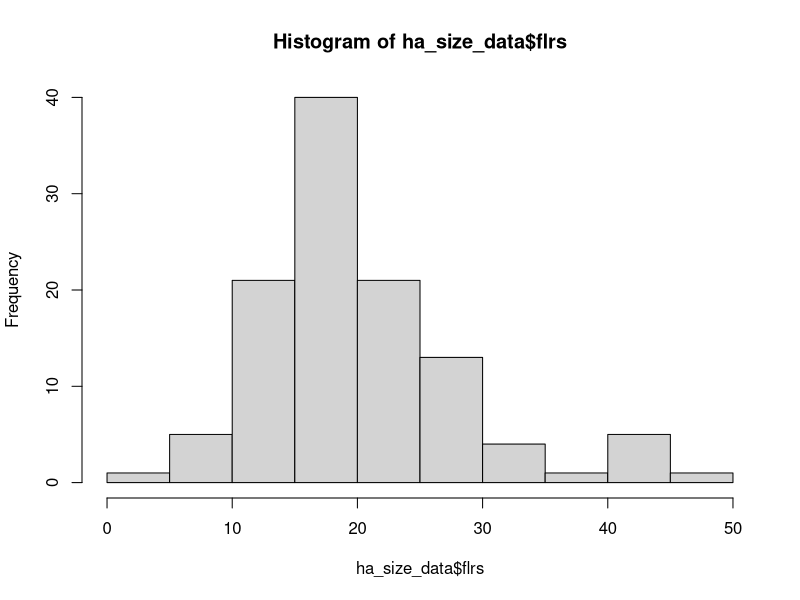
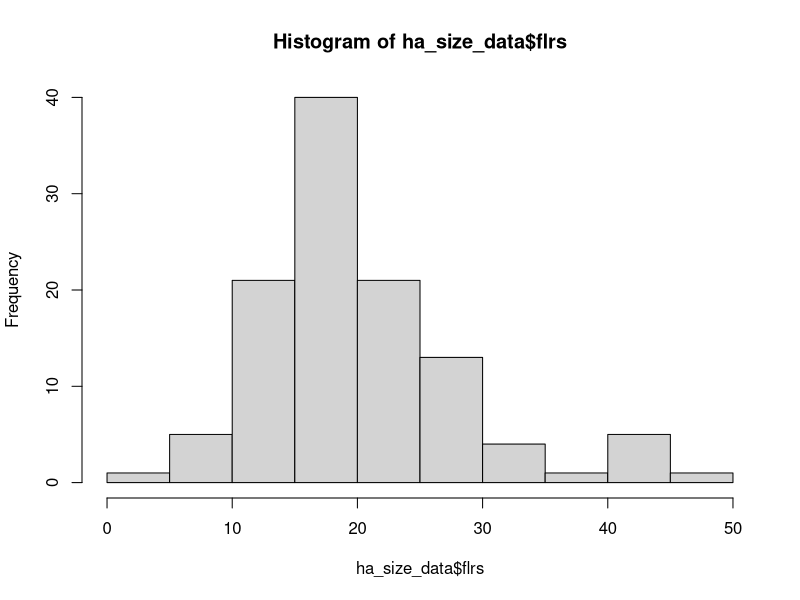
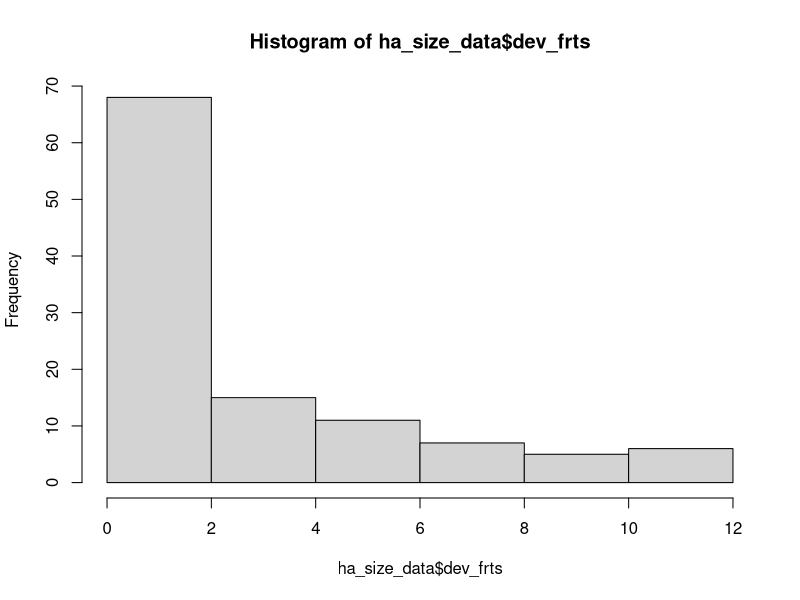
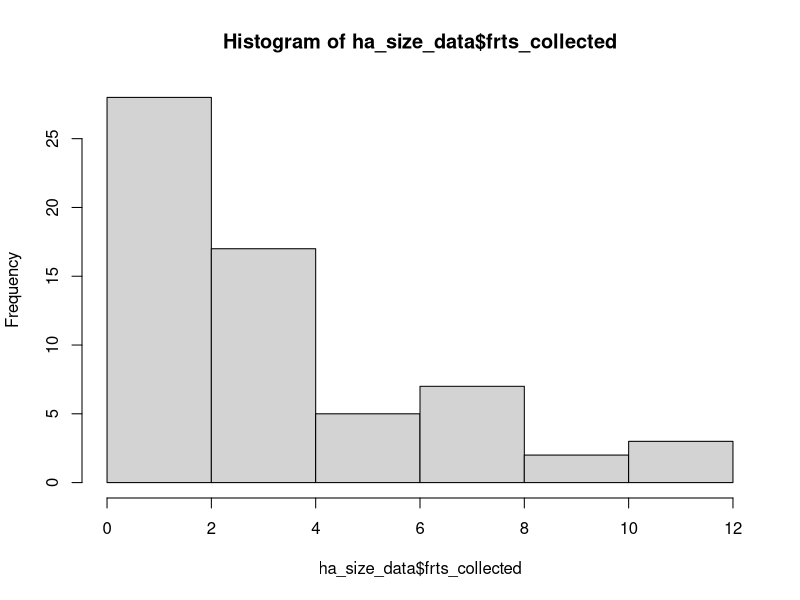
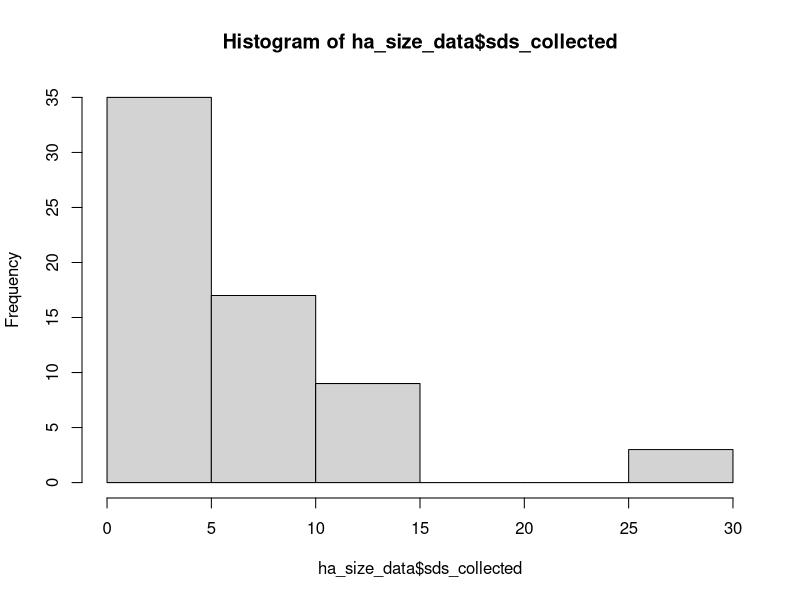

Write the R code that produced these figures, in order. (Note: this script raises an error after producing the figures.)
# Data from 1998 pilot study on potential costs of reproduction in Heliconia
# acuminata. Conducted at the BDFFPs Camp 41.

# load packages -----------------------------------------------------------

library(tidyverse)
library(readxl)




# load individual datafiles -----------------------------------------------

# Plant Size at T0
ha_size_aug98 <- read_xls("./data_raw/LEAF_AREAS_AUG_1998.xls", skip = 1) %>%
  rename(
    "plant_id" = "PLANT #",
    "shoots" = "SHOOTS",
    "lf_length" = "LF LGTH",
    "prop_missing" = "% MISSING"
  ) %>%
  fill(shoots, .direction = "down") %>% # fill in shoot no. for each plant
  select(
    -"...8",
    -"LF AREA",
    -"AREA MISS",
    -"TOTAL AREA"
  ) # we are going to delete the values of
# some variables which were calculated with
# formulas in excel and recalculate them here

# Correct the data type for plant id no
ha_size_aug98$plant_id <- as.factor(ha_size_aug98$plant_id)
# Plant heights
AREAS <- read_xls("./data_raw/AREAS.xls")
ht_aug98 <- AREAS %>%
  select(
    `PLANT ID#`,
    `HEIGHT-AUG 98`,
    treatment
  ) %>%
  rename(
    "plant_id" = `PLANT ID#`,
    "ht" = `HEIGHT-AUG 98`,
    "trt" = "treatment"
  )

ht_aug98$plant_id <- as.factor(ht_aug98$plant_id)
ht_aug98$trt <- as.factor(ht_aug98$trt)


# calculate area of leaves ------------------------------------------------

# change NA in prop_missing to zeros
ha_size_aug98 <- ha_size_aug98 %>%
  replace_na(list(prop_missing = 0))

# Using this regression equation
# sqrt(lf_area)=1.721+0.35*lf_length
# calculate the area of a leaf based on its length

ha_size_aug98 <- ha_size_aug98 %>%
  mutate(lf_area = ((1.721 + 0.35 * lf_length)^2))

# calculate the amount of leaf area missing
ha_size_aug98 <- ha_size_aug98 %>%
  mutate(lf_area_missing = (lf_area * prop_missing))

# calculate the corrected area of each leaf
ha_size_aug98 <- ha_size_aug98 %>%
  mutate(lf_area_corrected = (lf_area - lf_area_missing))


# calculate total plant leaf area -----------------------------------------

# summarize the total leaf area of a plant
ha_size_aug98 <- ha_size_aug98 %>%
  group_by(plant_id) %>%
  mutate(total_la = round(sum(lf_area_corrected), digits = 1)) %>%
  mutate(lvs = n()) %>%
  slice(1) %>%
  select(plant_id, shoots, total_la, lvs)

# The number of shoots for plant 79 is a typo, should be 5
ha_size_aug98$shoots <- ifelse(ha_size_aug98$plant_id == "79", 5,
  ha_size_aug98$shoots
)









# add height data to LA data ----------------------------------------------
ha_size_aug98 <- left_join(ha_size_aug98, ht_aug98) %>% 
  relocate(trt,ht,shoots,lvs,.after=plant_id)
# 
rm(ht_aug98)

ha_size_aug98$yr<-as.factor("1998")
ha_size_aug98$mo<-as.factor("08")

ha_size_aug98 <- ha_size_aug98 %>%
  select(
    plant_id,
    trt,
    lvs,
    shoots,
    total_la,
    ht,
    yr,
    mo
  )

summary(ha_size_aug98)


# Jan 1998 data -----------------------------------------------------------
colnames(AREAS)
ha_size_jan98 <- AREAS %>%
  select(
    "plant_id" = `PLANT ID#`,
    "trt" = treatment,
    "flrs" = "# OF FLRS 98",
    "frts_collected" = "FRUITS COLLECTED 98",
    "dev_frts" = "# OF DEV FRTS 98",
    "sds_collected" = "#seeds collected 1998",
    "total_la" = "AREA-JAN 98",
    "shoots" = "SHOOTS JAN 98",
    "ht" = "HEIGHT-JAN 98"
  )

ha_size_jan98$plant_id <- as.factor(ha_size_jan98$plant_id)
ha_size_jan98$trt <- as.factor(ha_size_jan98$trt)

ha_size_jan98$yr<-as.factor("1998")
ha_size_jan98$mo<-as.factor("01")

names(ha_size_aug98)
names(ha_size_jan98)
ha_size_data <- 
  bind_rows(ha_size_jan98, ha_size_aug98) %>% 
    # Change the treatment ID from numbers to useful codes
    mutate(trt=case_when( 
    trt == "1" ~ "fert_pollen",
    trt == "2" ~ "pollen",
    trt == "3" ~ "fert",
    trt == "4" ~ "control",
    TRUE ~ as.character(trt))
    ) %>% 
  arrange(yr,mo, dev_frts,frts_collected,sds_collected) %>% 
  mutate(trt=as.factor(trt)) %>% 
  mutate(sds_per_frt=sds_collected/frts_collected) %>% 
  relocate(dev_frts,.before="frts_collected") %>% 
  relocate(c(shoots,ht,total_la),.after="trt") %>% 
  relocate(sds_per_frt,.after="frts_collected") %>% 
  relocate(lvs,.before="total_la") 





# replace NA in frts and seeds with zero ----------------------------------

# ha_size_data <- replace_na(
#   ha_size_data,
#   list(frts_collected = 0, sds_collected = 0)
# )


# quick summaries  ----------------------------------------------------

hist(ha_size_data$flrs)

# ranges 

ranges<-ha_size_data %>% 
  filter(mo=="01") %>%  
  summarize(flrs=range(flrs, na.rm=TRUE),
            frts_dev=range(dev_frts, na.rm=TRUE),
            frts_collect=range(frts_collected, na.rm=TRUE),
            sds_collected=range(sds_collected, na.rm=TRUE)
  ) %>% 
  mutate(range=c("low","high"),.before=1) %>% 
  pivot_longer(
    cols = "flrs":"sds_collected",
    values_to = 'value',
    names_to= 'stage') %>% 
  pivot_wider(id_cols="stage",
              names_from="range") %>% 
  mutate(range=paste(low,high,sep="-" )) %>% 
  select(-low,-high)


plant_repro_summary<-ha_size_data %>% 
  group_by(plant_id) %>% 
  filter(mo=="01") %>% 
  select(flrs, dev_frts,frts_collected,sds_collected) %>% 
  ungroup() %>% 
  summarise(across("flrs":"sds_collected",
                   list(mean = mean, 
                        sd = sd, 
                        low=min,
                        high=max), 
                   na.rm = TRUE, 
                   .names = "{fn}_{col}")) %>% 
  pivot_longer(
    cols = starts_with("mean_"),
    names_to = "stage",
    names_prefix = "mean_",
    values_to = "mean",
    values_drop_na = FALSE) %>% 
  pivot_longer(
    cols = starts_with("sd_"),
    names_to = "stagesd",
    names_prefix = "sd_",
    values_to = "sd",
    values_drop_na = FALSE) %>% 
  unite("range_flrs",low_flrs,high_flrs,sep="-") %>% 
  unite("range_dev_frts",low_dev_frts,high_dev_frts,sep="-") %>% 
  unite("range_frts_collected",low_frts_collected,high_frts_collected,sep="-") %>% 
  unite("range_sds_collected",low_sds_collected,high_sds_collected,sep="-") %>% 
pivot_longer(
  cols = starts_with("range_"),
  names_to = "stagerange",
  names_prefix = "range_",
  values_to = "range",
  values_drop_na = FALSE)  %>% 
  filter((stage==stagesd)==TRUE) %>% 
  filter((stage==stagerange)==TRUE) %>% 
  select(stage,mean,sd,range)
  
plant_repro_summary




n_plants_flrs<-ha_size_data %>% 
  filter(mo=="01") %>% 
  filter(!is.na(flrs)) %>% 
  summarize(n=n_distinct(plant_id))
n_plants_flrs<-n_plants_flrs %>% 
  mutate(stage="flrs")

n_plants_frts_dev<-ha_size_data %>% 
  filter(mo=="01") %>% 
  filter(!is.na(dev_frts)) %>% 
  summarize(n=n_distinct(plant_id))
n_plants_frts_dev<-n_plants_frts_dev %>% 
  mutate(stage="dev_frts")

n_plants_frts_coll<-ha_size_data %>% 
  filter(mo=="01") %>% 
  filter(!is.na(frts_collected)) %>% 
  summarize(n=n_distinct(plant_id))
n_plants_frts_coll<-n_plants_frts_coll %>% 
  mutate(stage="frts_collected")

n_plants_sds<-ha_size_data %>% 
  filter(mo=="01") %>% 
  filter(!is.na(sds_collected)) %>% 
  summarize(n=n_distinct(plant_id))
n_plants_sds<-n_plants_sds %>% 
  mutate(stage="sds_collected")

n_plants_stages<-bind_rows(n_plants_flrs,
                           n_plants_frts_dev,
                           n_plants_frts_coll,
                           n_plants_sds)


plant_repro_summary<-plant_repro_summary %>% 
  left_join(n_plants_stages)


hist(ha_size_data$flrs)
hist(ha_size_data$dev_frts)
hist(ha_size_data$frts_collected)
hist(ha_size_data$sds_collected)


# save as a CSV file ------------------------------------------------------
write_csv(ha_size_data, "./data_clean/ha_size_data_1998_cor.csv")

# TODO: need to do the following

# 108 missing in Jan
# what is difference btween seeds collected and sds?
# need to change the jan data to the import leaf-level data and add it up,
# i.e., enter the original data from notebooks
